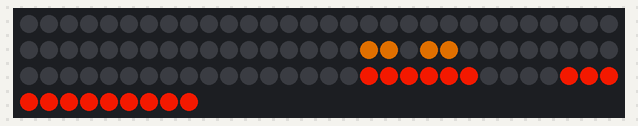
A program run on a simulated ESP8266 (NodeMCU). Shown: 99 RGB LEDs in strip order, left to right, continuing on the next row. Dim RGB values are drawn brighter than linear; what the program prints to the serial monitor is not drawn.

Above: at 6.13 s.
At 7.11 s:
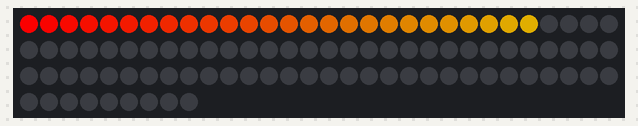
At 8.44 s:
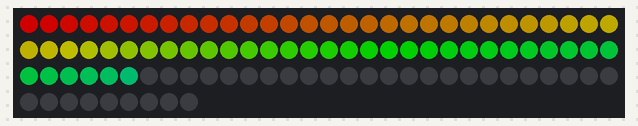
At 18.52 s:
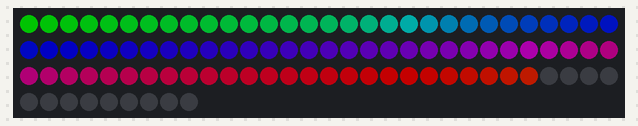
At 27.94 s:
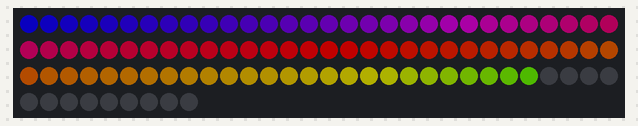
At 37.36 s:
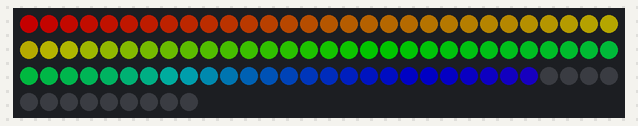

The program:

main.cpp
```cpp
// (licence header left out)
#include <Arduino.h>

#define FASTLED_ESP8266_NODEMCU_PIN_ORDER
#include <FastLED.h>

#define LED_COUNT 99
#define LED_PIN 3

CRGB leds[LED_COUNT];

byte brightness = 250;
byte saturation = 255;
byte startColor = 0;

byte segGroups[14][3] = {
  // right (seen from front) digit
  {   6,   7,   8 },    // top, a
  {   9,  10,  11 },    // top right, b
  {  13,  14,  15 },    // bottom right, c
  {  16,  17,  18 },    // bottom, d
  {  19,  20,  21 },    // bottom left, e
  {   3,   4,   5 },    // top left, f
  {   0,   1,   2 },    // center, g
  // left (seen from front) digit
  {  38,  39,  40 },    // top, a
  {  41,  42,  43 },    // top right, b
  {  25,  26,  27 },    // bottom right, c
  {  28,  29,  30 },    // bottom, d
  {  31,  32,  33 },    // bottom left, e
  {  35,  36,  37 },    // top left, f
  {  44,  45,  46 }    // center, g};
};

byte digits[10][7] = {
  { 1, 1, 1, 1, 1, 1, 0 },  // 0
  { 0, 1, 1, 0, 0, 0, 0 },  // 1
  { 1, 1, 0, 1, 1, 0, 1 },  // 2
  { 1, 1, 1, 1, 0, 0, 1 },  // 3
  { 0, 1, 1, 0, 0, 1, 1 },  // 4
  { 1, 0, 1, 1, 0, 1, 1 },  // 5
  { 1, 0, 1, 1, 1, 1, 1 },  // 6
  { 1, 1, 1, 0, 0, 0, 0 },  // 7
  { 1, 1, 1, 1, 1, 1, 1 },  // 8
  { 1, 1, 1, 1, 0, 1, 1 },  // 9
};

void showSegment(byte segment, byte color, byte segDisplay);
void showDigit(byte digit, byte color, byte segDisplay);
void showDots(byte color);

void setup() {
  Serial.begin(57600);
  Serial.println("7 Segment Clock v2 - Display Test...");
  FastLED.addLeds<WS2812B, LED_PIN, GRB>(leds, LED_COUNT);
  FastLED.setMaxPowerInVoltsAndMilliamps(5, 500);
  FastLED.setDither(0);
  FastLED.setBrightness(brightness);
  FastLED.clear();
  FastLED.show();
}

void loop() {
  FastLED.clear();
  FastLED.setBrightness(brightness);
  for (byte disp = 0; disp < 4; disp++) {
    for (byte i = 0; i < 10; i++) {
      showDigit(i, startColor + i, disp);
      if (i % 3 == 0) {
        showDots(startColor + 32);
      }
      FastLED.show();
      delay(150);
      FastLED.clear();
    }
  }
  for (byte i = 0; i <= LED_COUNT; i++) {
    leds[i].setHSV(startColor + i * 2, saturation, brightness);
    FastLED.show();
    delay(30);
  }
  startColor++;
}

void showSegment(byte segment, byte color, byte segDisplay) {
  for (byte i = 0; i < 3; i++) {
   if (segDisplay == 0) leds[(segGroups[segment][i])].setHSV(color, saturation, brightness);
   if (segDisplay == 1) leds[(segGroups[segment + 7][i])].setHSV(color, saturation, brightness);
   if (segDisplay == 2) leds[(segGroups[segment][i] + 52)].setHSV(color, saturation, brightness);
   if (segDisplay == 3) leds[(segGroups[segment + 7][i] + 52)].setHSV(color, saturation, brightness);
  }
}

void showDigit(byte digit, byte color, byte segDisplay) {
  for (byte i = 0; i < 7; i++) {
    if (digits[digit][i] != 0) {
      showSegment(i, color, segDisplay);
    }
  }
}

void showDots(byte color) {
  leds[47].setHSV(color, saturation, brightness);
  leds[48].setHSV(color, saturation, brightness);
  leds[50].setHSV(color, saturation, brightness);
  leds[51].setHSV(color, saturation, brightness);
}
```
